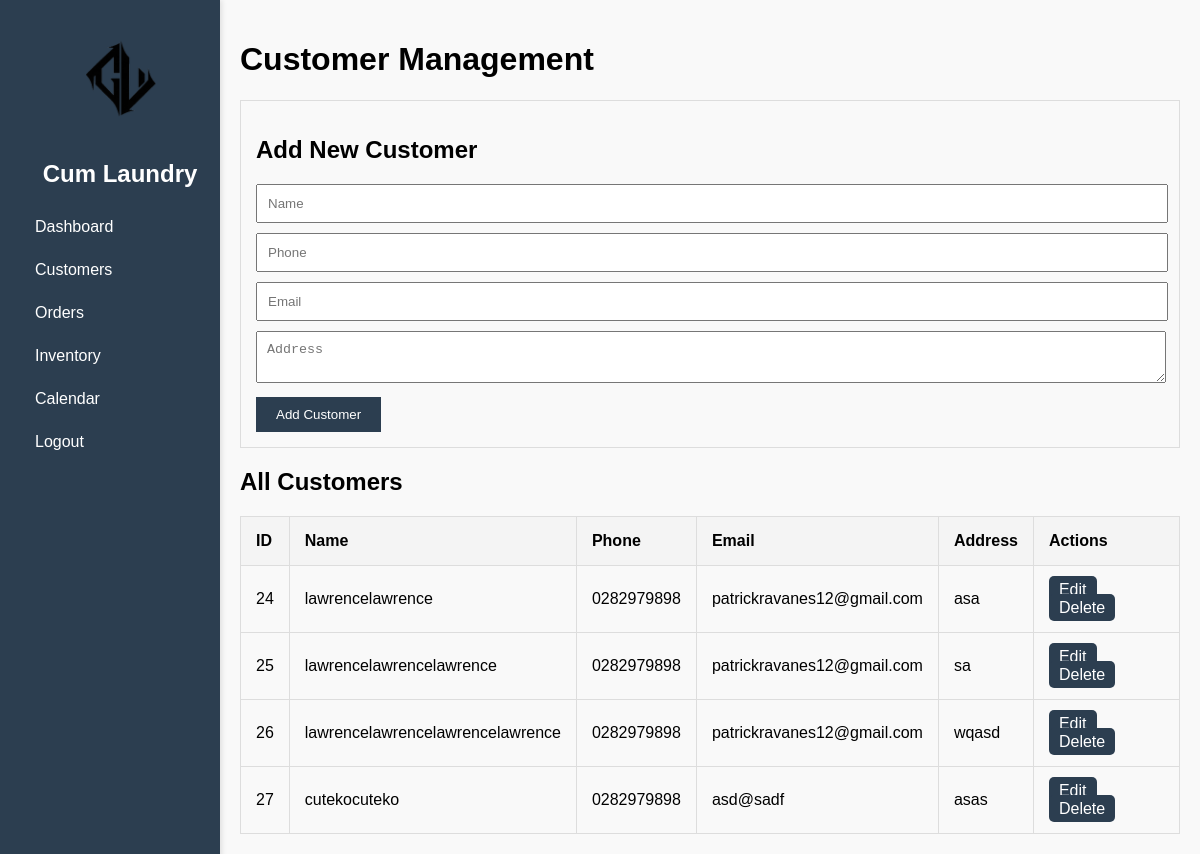
The app's page /customers.php (signed in) with its own data.
### tables this page shows
CREATE TABLE `customers` (
  `id` int(11) NOT NULL,
  `name` varchar(255) NOT NULL,
  `phone` varchar(50) NOT NULL,
  `email` varchar(255) NOT NULL,
  `address` text NOT NULL,
  `is_deleted` tinyint(1) DEFAULT 0,
  `created_at` timestamp NOT NULL DEFAULT current_timestamp(),
  `updated_at` timestamp NOT NULL DEFAULT current_timestamp() ON UPDATE current_timestamp()
);

### customers.php (the view, shortened to what this page needs)
<?php
include('database.php');
$customers = $pdo->query("SELECT * FROM customers WHERE is_deleted = 0")->fetchAll(PDO::FETCH_ASSOC);
?>
<!DOCTYPE html>
<html lang="en">
<head>
</head>
<body>
    <div class="navbar">
        <img src="asset/img/icon.png" alt="Laundry Master Logo">
        <h2 style="text-align: center;">Cum Laundry</h2>
        <a href="dashboard.php">Dashboard</a>
        <a href="customers.php">Customers</a>
        <a href="orders.php">Orders</a>
        <a href="inventory.php">Inventory</a>
        <a href="calendar.php">Calendar</a>
        <a href="logout.php">Logout</a>
    </div>
    <div class="content">
        <h1>Customer Management</h1>
        <div class="form-container">
            <h2>Add New Customer</h2>
            <form method="POST" action="customers.php">
                <input type="text" name="name" placeholder="Name" required>
                <input type="text" name="phone" placeholder="Phone" required>
                <input type="email" name="email" placeholder="Email" required>
                <textarea name="address" placeholder="Address" required></textarea>
                <button type="submit">Add Customer</button>
            </form>
        </div>
        <h2>All Customers</h2>
        <table>
            <thead>
                <tr>
                    <th>ID</th>
                    <th>Name</th>
                    <th>Phone</th>
                    <th>Email</th>
                    <th>Address</th>
                    <th>Actions</th>
                </tr>
            </thead>
            <tbody>
                <?php foreach ($customers as $customer): ?>
                <tr>
                    <td><?= htmlspecialchars($customer['id']) ?></td>
                    <td><?= htmlspecialchars($customer['name']) ?></td>
                    <td><?= htmlspecialchars($customer['phone']) ?></td>
                    <td><?= htmlspecialchars($customer['email']) ?></td>
                    <td><?= htmlspecialchars($customer['address']) ?></td>
                    <td>
                        <div class="action-buttons">
                            <a href="edit_customer.php?id=<?= $customer['id'] ?>">Edit</a>
                            <a href="?delete_id=<?= $customer['id'] ?>" onclick="return confirm('Are you sure you want to delete this customer?')">Delete</a>
                        </div>
                    </td>
                </tr>
                <?php endforeach; ?>
            </tbody>
        </table>
    </div>
</body>
</html>

### customers.php (style rules this page uses)
body { font-family: Arial, sans-serif; margin: 0; padding: 0; display: flex; background-color: #f9f9f9; }
.navbar { width: 200px; background-color: #2c3e50; color: white; position: fixed; height: 100%; padding-top: 20px; padding-left: 20px; box-shadow: 2px 0 5px rgba(0, 0, 0, 0.1); }
.navbar img { width: 60%; max-width: 120px; margin-bottom: 20px; display: block; margin-left: auto; margin-right: auto; }
.navbar h2 { text-align: center; margin-bottom: 20px; }
.navbar a { display: block; color: white; text-decoration: none; padding: 10px 15px; margin: 5px 0; border-radius: 5px; transition: background-color 0.3s ease; }
.content { margin-left: 220px; padding: 20px; flex: 1; }
.form-container { margin-bottom: 20px; padding: 15px; border: 1px solid #ddd; background-color: #f9f9f9; }
.form-container input, .form-container textarea { width: calc(100% - 20px); padding: 10px; margin-bottom: 10px; }
.form-container button { padding: 10px 20px; background-color: #2c3e50; color: white; border: none; cursor: pointer; }
table { width: 100%; border-collapse: collapse; }
table, th, td { border: 1px solid #ddd; }
th, td { padding: 15px; text-align: left; }
th { background-color: #f4f4f4; }
.action-buttons a { padding: 5px 10px; background-color: #2c3e50; color: white; text-decoration: none; border-radius: 5px; }

### records on screen
customers: id "24", name "lawrencelawrence", phone "0282979898", email "patrickravanes12@gmail.com", address "asa"
customers: id "25", name "lawrencelawrencelawrence", phone "0282979898", email "patrickravanes12@gmail.com", address "sa"
customers: id "26", name "lawrencelawrencelawrencelawrence", phone "0282979898", email "patrickravanes12@gmail.com", address "wqasd"
customers: id "27", name "cutekocuteko", phone "0282979898", email "asd@sadf", address "asas"
